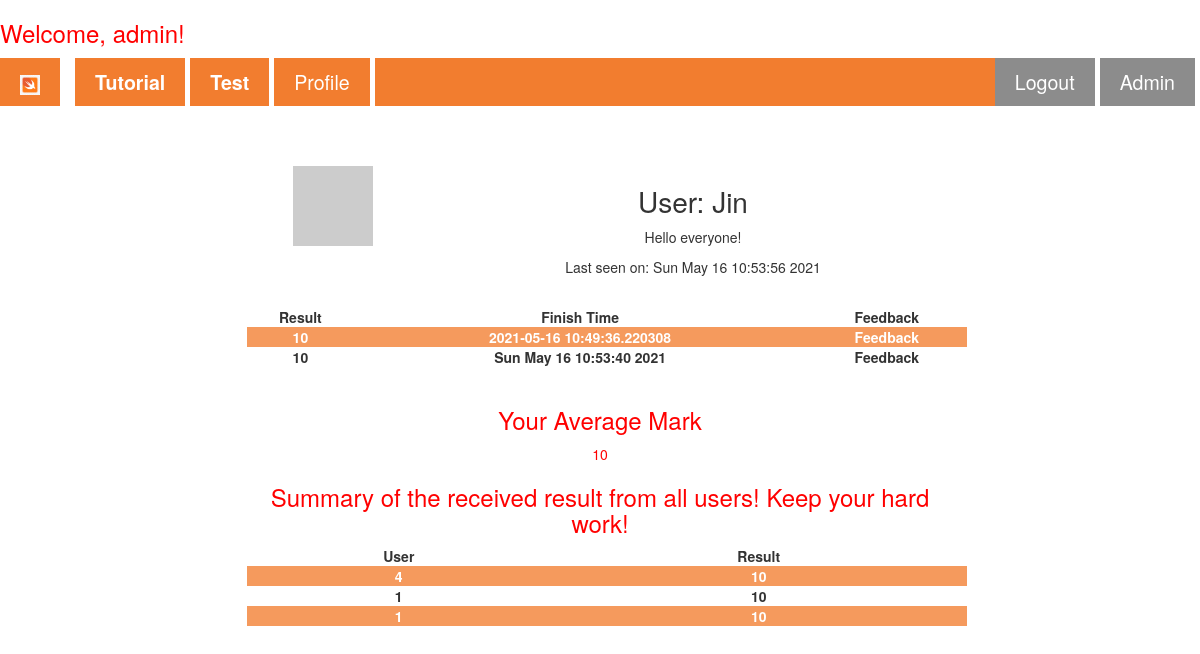
Page /user/Jin (signed in) on the committed database.
### app/models.py (models this page shows, shortened)
class User(UserMixin, db.Model):
    id = db.Column(db.Integer, primary_key=True)
    username = db.Column(db.String(64), index=True, unique=True)
    email = db.Column(db.String(120), index=True, unique=True)
    password_hash = db.Column(db.String(128))
    about_me = db.Column(db.String(140))
    last_seen = db.Column(db.String(140))
    posts = db.relationship('Post', backref='author', lazy='dynamic')
    def avatar(self, size): # Add avatar to one user #
        digest = md5(self.email.lower().encode('utf-8')).hexdigest()
        return 'https://www.gravatar.com/avatar/{}?d=identicon&s={}'.format(
            digest, size)

class Post(UserMixin,db.Model):
    id = db.Column(db.Integer, primary_key=True)
    Mark = db.Column(db.Integer)
    Finish_Time = db.Column(db.String(140), index=True)
    Feedback = db.Column(db.String(1000))
    user_id = db.Column(db.Integer, db.ForeignKey('user.id'))

### app/routes.py (the view)
@app.route('/user/<username>')
@login_required
def user(username):
    list=[]
    average = 0
    user = User.query.filter_by(username=username).first_or_404()
    try:
        mark=Post.query.filter_by(user_id=user.id)[-1]
        allmark=Post.query.filter_by(user_id=user.id).all()
        all=Post.query.all()
        for i in allmark:
            list.append(i.Mark)
        for i in list:
            average+=int(i)
        average=average/len(list)
        average=int(average)
        return render_template('user.html', user=user, mark=mark, all=all,average=average, allmark=allmark)
    except IndexError as e:
        flash("No profile shown, please do the test firstly!")
        return render_template("home.html")

### app/models.py (called while the page is built)
@login.user_loader
def load_user(id):
    return User.query.get(int(id))

### app/routes.py (called while the page is built)
@app.before_request
def before_request():
    if current_user.is_authenticated:
        today = datetime.now()
        timed=today.strftime("%c")
        current_user.last_seen = timed
        db.session.commit()

### app/templates/user.html (shortened to what this page needs)
{% extends "base.html" %}
{% block articles %}
<div class="formcontainer" style="border: none; margin-top: 5%;">
  <table>
    <tr valign="top">
        <td><img src="{{ user.avatar(128) }}"></td>
        <td>
            <h1>User: {{ user.username }}</h1>
            {% if user.about_me %}<p>{{ user.about_me }}</p>{% endif %}
            {% if user.last_seen %}<p>Last seen on: {{ user.last_seen }}</p>{% endif %}
        </td>
    </tr>
  </table>
  <br>
  <table>
    <tr valign="top">
      <td><b>Result</b></td>
      <td><b>Finish Time</b></td>
      <td><b>Feedback</b></td>
    </tr>
    {% for j in allmark%}
    <tr>
      <td><b>{{j.Mark}}</b></td>
      <td><b>{{j.Finish_Time}}</b></td>
      <td>
        <details>
          <summary><b>Feedback</b></summary>
        </details>
      </td>
    </tr>
    {% endfor %}
  </table><br>
  <h3 class="redp">Your Average Mark</h3>
  <p class="redp">{{average}}</p>
  <h3 class="redp">Summary of the received result from all users! Keep your hard work!</h3>
  <table>
    <tr valign="top">
      <td><b>User</b></td>
      <td><b>Result</b></td>
    </tr>
    {% for i in all %}
    <tr>
      <td><b>{{i.user_id}}</b></td>
      <td><b>{{i.Mark}}</b></td>
    </tr>
    {% endfor %}
  </table>
</div>
{% endblock %}

### app/templates/base.html (shortened to what this page needs)
<!DOCTYPE html>
<html lang="en">
<head>
    <link rel="stylesheet" href="https://maxcdn.bootstrapcdn.com/bootstrap/3.4.0/css/bootstrap.min.css"/>
    <link rel="stylesheet" href="{{ url_for('static', filename='nav_css.css')}}">
</head>
<body>
  {% if current_user.is_authenticated %}
  <h3 class="redp">Welcome, {{ current_user.username }}!</h3>
  {% endif %}
    <nav class="sticky">
        <ul class="ul_mainstyle">
            <li><a href="/"><img src="{{ url_for('static', filename='/Image/swift_icon.png')}}" alt="home icon"></a>
            </li>
            <li><a href="/Setup"><b>Tutorial</b></a></li>
            <li><a href="/Test"><b>Test</b></a></li>
            {% if not current_user.is_anonymous %}
            <li>
              <a href="{{ url_for('user', username=current_user.username) }}">Profile</a>
            </li>
            {% endif %}
            <li class="loginbutton">
              <a href="{{ url_for('adminpage') }}">Admin</a>
            </li>
            {% if current_user.is_anonymous %}
            <li class="loginbutton">
              <a href="{{ url_for('login') }}"><b>Login</b></a>
            </li>
            {% else %}
            <li class="loginbutton">
              <a href="{{ url_for('logout') }}">Logout</a>
            </li>
            {% endif %}
        </ul>
      </nav>
      {% block articles %}{% endblock %}
</body>
</html>

### app/static/nav_css.css (style rules this page uses)
html { font-family: Arial, Helvetica, sans-serif; line-height: 2; }
a { text-decoration: none; }
body { counter-reset: section; }
.formcontainer { text-align: center; }
.loginbutton { background-color: grey; color: white; float: right; }
nav ul.ul_mainstyle { margin: 1% 0 0 0; padding: 0; overflow: hidden; background-color: rgb(241, 112, 25); list-style-type: none; }
nav ul li { float: left; border-right: solid 5px white; }
li:first-of-type { border-right: solid 15px white; }
nav ul li a { display: block; color: white; text-align: center; text-decoration: none; padding: 10px 20px 10px; font-size: 140%; }
nav ul li img { height: 20px; width: auto; }
.sticky { position: sticky; top: 0; width: 100%; z-index: 10; opacity: 0.9; }
.redp { color: red; }
tr:nth-child(even) { background-color: rgb(241, 112, 25); color: white; opacity: 0.7; }
h1 { font-size: 200%; }
table { border-collapse: collapse; width: 100%; margin-left: 1%; }
.formcontainer { margin: auto; margin-top: 1%; width: 60%; border: 1px solid grey; padding: 70 50 50 50; text-align: center; border-radius: 10px; }

### rows in the picture
User: username "admin"
User: username "Jin", about_me "Hello everyone!", last_seen "Sun May 16 10:53:56 2021"
Post: Mark "10", Finish_Time "2021-05-16 10:49:36.220308", user_id "1"
Post: Mark "10", Finish_Time "Sun May 16 10:53:40 2021", user_id "1"
Post: user_id "4", Mark "10"

### other values in the picture
{{ average }} "10"
